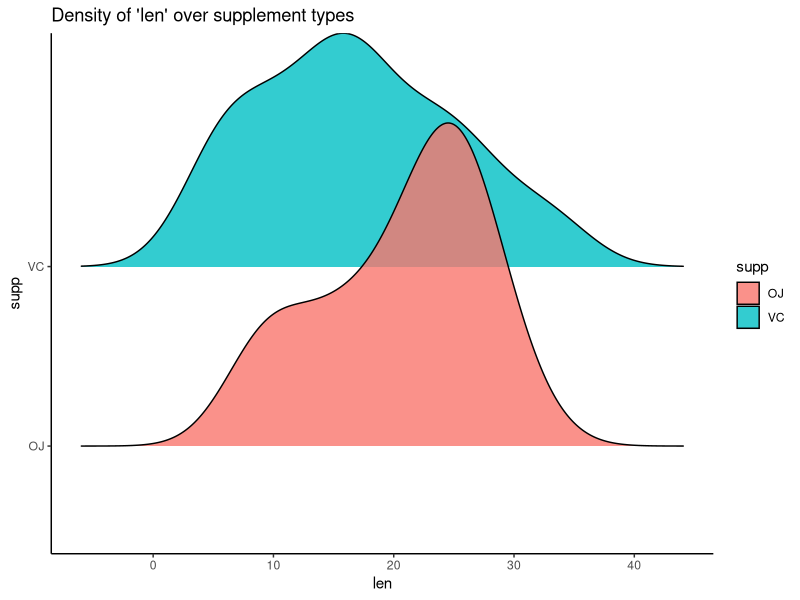
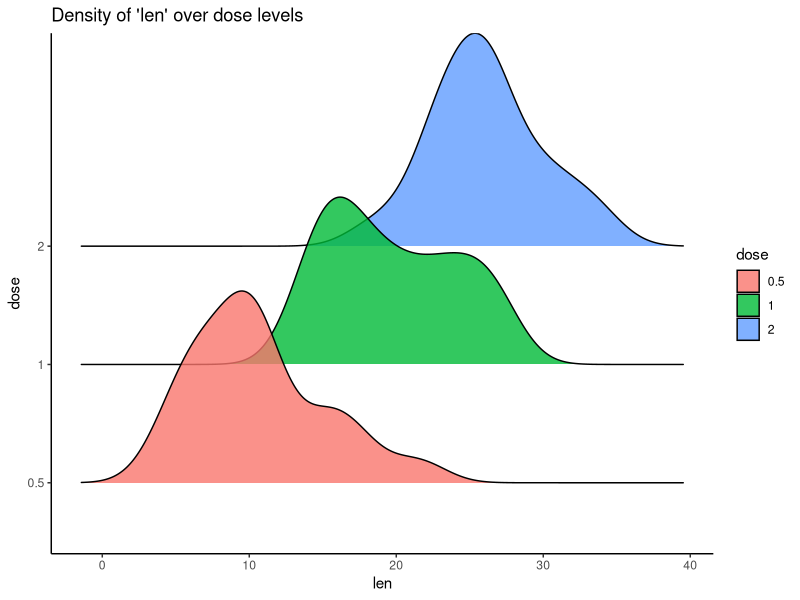

Source code (R) for these figures, in order:
## ---- chunk 1
library("datasets")
data("ToothGrowth")
dim(ToothGrowth)
head(ToothGrowth)
## ---- chunk 2
dat <- ToothGrowth
dat$dose <- factor(dat$dose)
summary(dat)
## ---- chunk 3
library(ggplot2)
library(ggridges)
ggplot(dat, aes(x = len, y = factor(supp), fill = supp)) +
  geom_density_ridges(alpha = 0.8) +
  labs(title = "Density of 'len' over supplement types", x = "len", y = "supp") +
  theme_classic()

ggplot(dat, aes(x = len, y = factor(dose), fill = dose)) +
  geom_density_ridges(alpha = 0.8) + 
  labs(title = "Density of 'len' over dose levels", x = "len", y = "dose") + 
  theme_classic()
## ---- chunk 4
# Tests of supp
len_OJ <- subset(dat, supp %in% "OJ")$len
len_VC <- subset(dat, supp %in% "VC")$len
t.test(len_OJ, len_VC, paired = FALSE, var.equal = FALSE, alt = "two.sided")
## ---- chunk 5
# Tests of dose
len_.5 <- subset(dat, dose %in% "0.5")$len
len_1 <- subset(dat, dose %in% "1")$len
len_2 <- subset(dat, dose %in% "2")$len
matrix <- cbind(len_.5, len_1, len_2)
library("combinat")
tab <- combn(3,2)
pValues <- c()
for(i in 1:3){
  a <- matrix[,tab[,i][1]]
  b <- matrix[,tab[,i][2]]
  t <- t.test(a, b, paired = FALSE, var.equal = FALSE, alt = "two.sided")$p.value
  pValues <- c(pValues, t)
}
pValues
p.adjust(pValues, method = "bonferroni")
p.adjust(pValues, method = "BH")
